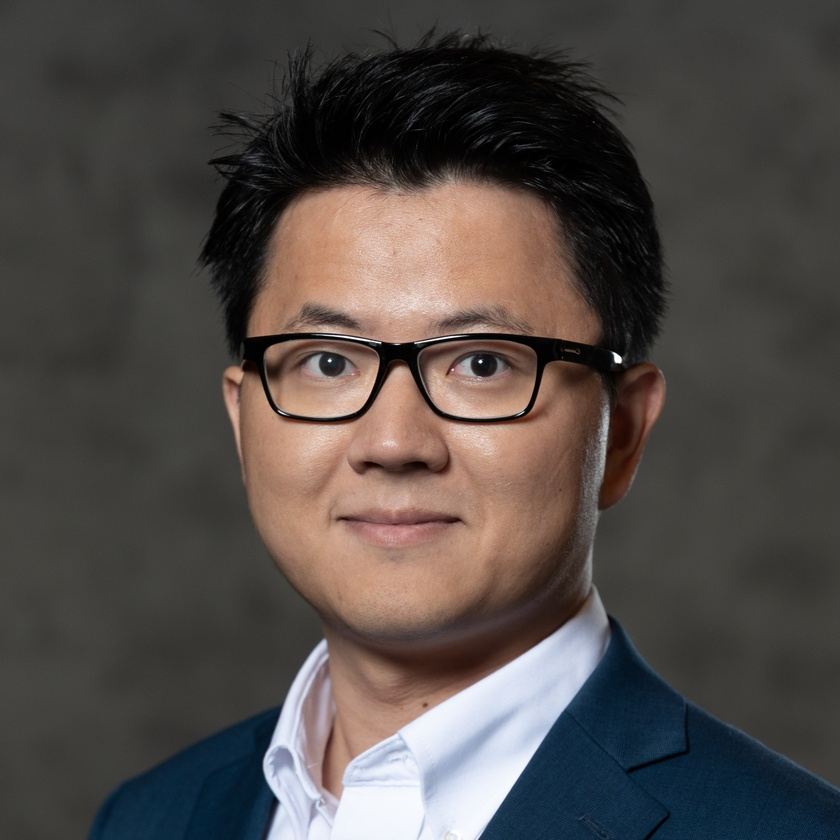
#> input picture resources/shaowupan.jpg, 840 x 840 px, shrunk from 2048 x 2048 before the run
$ python detect_face.py ../resources/shaowupan.jpg
#> lines starting #> are read from the running program, lines starting #| are printed output that depends on the picture
import cv2
import sys
import os

def detect_face_center(image_path):
    # Load the cascade
    # We'll use the one included in cv2 data
#> called with image_path = '../resources/shaowupan.jpg'
    cascade_path = cv2.data.haarcascades + 'haarcascade_frontalface_default.xml'
    face_cascade = cv2.CascadeClassifier(cascade_path)

    # Read the input image
    img = cv2.imread(image_path)
#> img is the input picture: shape (840, 840, 3); mean B, G, R 71.6, 74.8, 81.2
    if img is None:
        print(f"Error: Could not read image at {image_path}")
        return

    # Convert into grayscale
    gray = cv2.cvtColor(img, cv2.COLOR_BGR2GRAY)
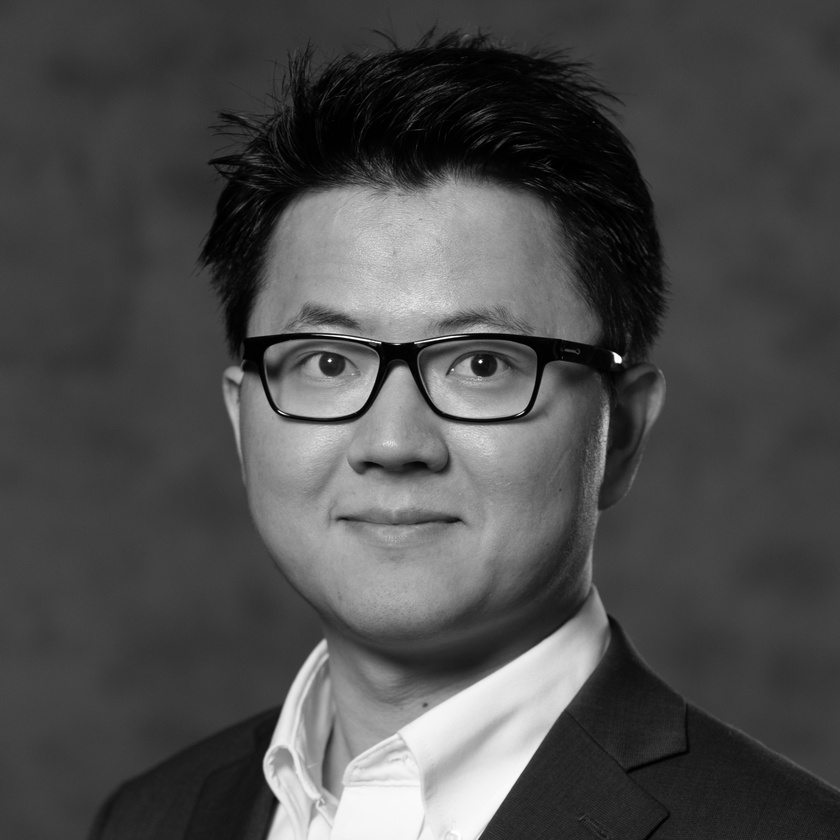
#> gray: shape (840, 840); min 0, max 255, mean 76.4

    # Detect faces
    faces = face_cascade.detectMultiScale(gray, 1.1, 4)
#> faces = [[259, 727, 74, 74], [176, 180, 460, 460]]

    if len(faces) == 0:
        print("No faces detected.")
        return

    # Assuming the largest face is the target if multiple are found
    # Find the largest face by area
    largest_face = max(faces, key=lambda r: r[2] * r[3])
#> largest_face = [176, 180, 460, 460]
    (x, y, w, h) = largest_face
#> x = 176; y = 180; w = 460; h = 460

    height, width, _ = img.shape
#> height = 840; width = 840

    center_x = x + w / 2
#> center_x = 406
    center_y = y + h / 2
#> center_y = 410

    pct_x = (center_x / width) * 100
#> pct_x = 48.33
    pct_y = (center_y / height) * 100
#> pct_y = 48.81

    print(f"Face detected at: x={x}, y={y}, w={w}, h={h}")
#| Face detected at: x=176, y=180, w=460, h=460
    print(f"Image dimensions: {width}x{height}")
#| Image dimensions: 840x840
    print(f"Center position percentages: X={pct_x:.2f}%, Y={pct_y:.2f}%")
#| Center position percentages: X=48.33%, Y=48.81%

    # Suggest CSS
    # If we want to zoom in, we might want to scale the image up in CSS (e.g. via height/width or transform)
    # But usually object-position is enough if the container crops it.
    # object-position: <x>% <y>%
    print(f"Suggested CSS: object-position: {pct_x:.2f}% {pct_y:.2f}%;")
#| Suggested CSS: object-position: 48.33% 48.81%;

if __name__ == "__main__":
    if len(sys.argv) < 2:
        print("Usage: python detect_face.py <image_path>")
    else:
        detect_face_center(sys.argv[1])
